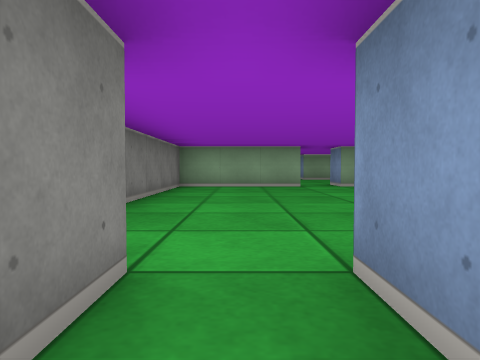
[1] (above)

17 first-person views from a walk through a cub3D maze. The camera is about half as high as the walls, tilts 2° down and sees 70° across. The floor is counted in squares. Each view is taken from the middle of a square. On the plan, view 1 faces up. The plan holds only what a view shows up to about 9 squares ahead; the rest is blank.

[2]
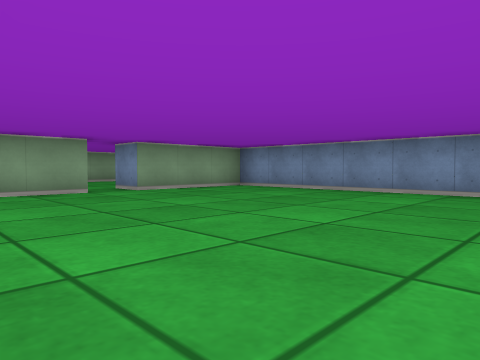

[3]
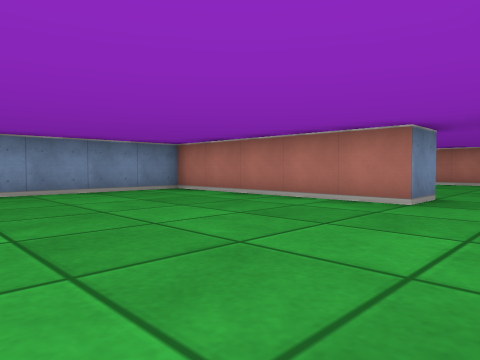

[4]
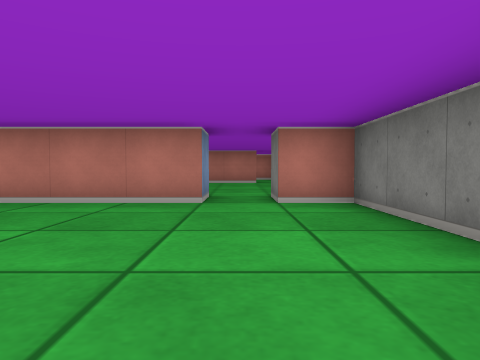

[5]
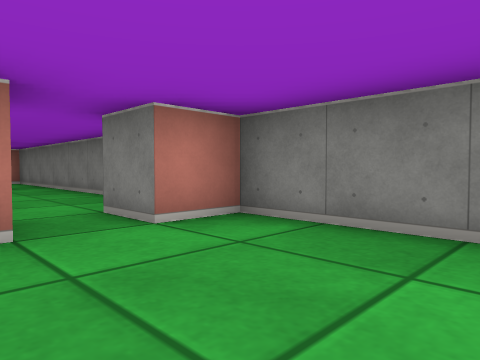

[6]
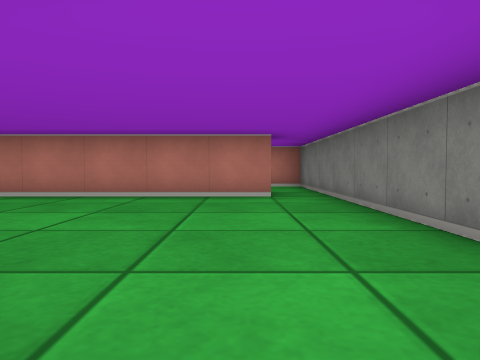

[7]
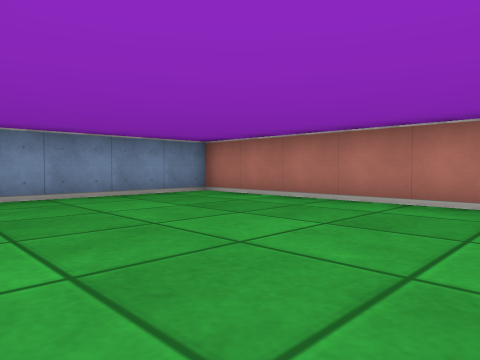

[8]
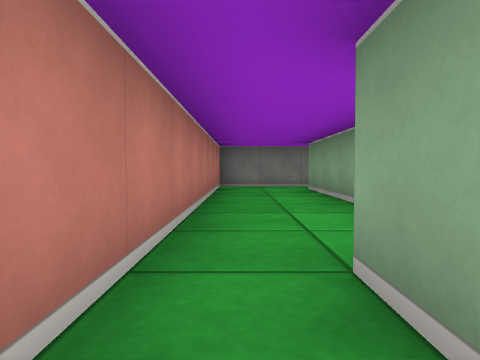

[9]
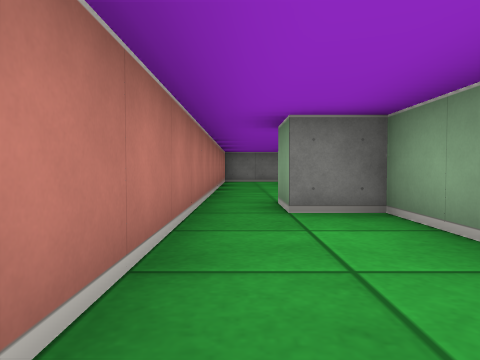

[10]
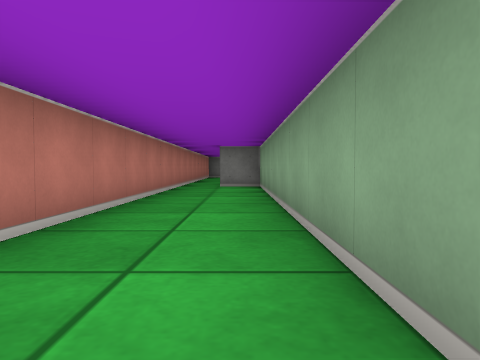

[11]
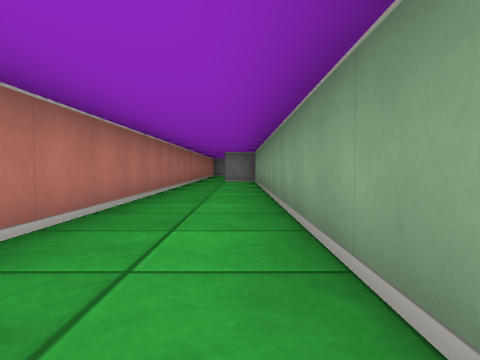

[12]
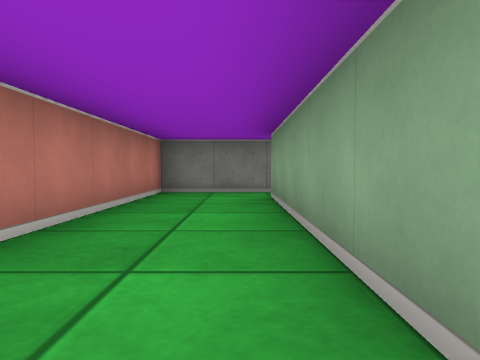

[13]
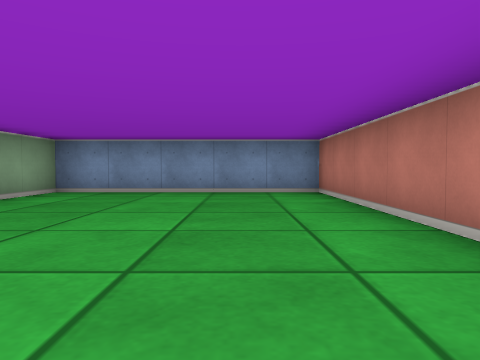

[14]
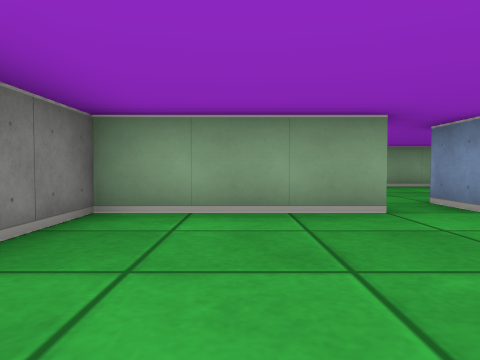

[15]
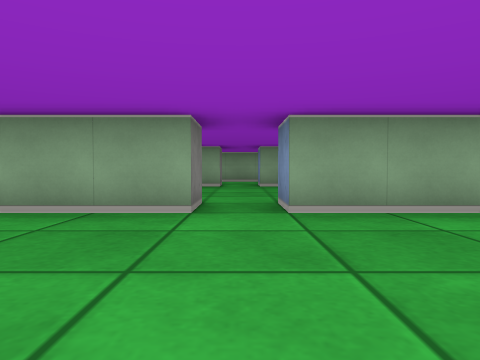

[16]
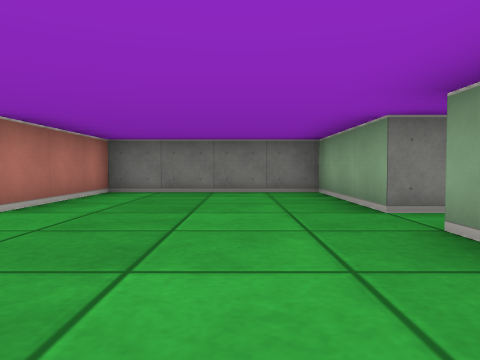

[17]
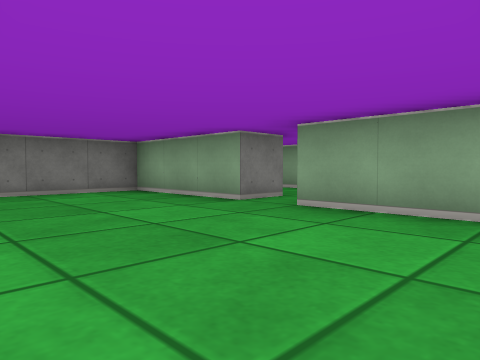

### Floor plan
Points are (right, up) in squares from view 1. A wall is a line through its corners. A room is listed if a view was taken in it or the views show most of it. See-through windows are left out.
Room 1 (views 1, 6, 7, 13)
walls: (0.5, 0.4) (0.5, 1.5); (-0.6, -4.5) (5.5, -4.5) (5.5, 0.5) (3.9, 0.5); (-1.5, -1.1) (-1.5, -4.5); (-0.5, 1.5) (-0.5, 0.5)
ways out: opening at (0, 1) to room 2; opening at (-1, -5) to room 4
Room 2 (views 2, 3, 4, 5, 14, 15)
walls: (0.5, 1.5) (5.5, 1.5) (5.5, 8.5) (2.5, 8.5) (2.5, 9.5); (1.5, 9.5) (1.5, 8.5) (-1.5, 8.5) (-1.5, 1.5) (-0.5, 1.5)
ways out: opening at (0, 1) to room 1; opening at (2, 9) to room 5
Room 3 (views 8, 9, 10, 11)
walls: (17.4, -5.5) (6.5, -5.5) (6.5, -6.5) (5.5, -6.5); (5.5, -7.5) (15.9, -7.5)
ways out: opening at (6, -7) to room 4
Room 4 (view 12)
walls: (4.4, -5.5) (-0.5, -5.5); (-1.5, -4.5) (-1.5, -7.5) (5.5, -7.5)
ways out: opening at (-1, -5) to room 1; opening at (6, -7) to room 3
Room 5 (views 16, 17)
walls: (1.5, 14.5) (1.5, 13.5) (-1.5, 13.5) (-1.5, 9.5) (1.5, 9.5); (4.8, 13.5) (2.5, 13.5) (2.5, 14)
ways out: opening at (2, 9) to room 2; opening at (2, 14)

Where each view was taken, in squares from view 1:
view 1: 0 up, 0 right, facing up
view 2: 2 up, 1 left, facing up-right
view 3: 6 up, 1 left, facing down-right
view 4: 6 up, 0 right, facing down
view 5: 4 up, 1 right, facing down-left
view 6: 1 up, 0 right, facing down
view 7: 0 up, 0 right, facing down-right
view 8: 7 down, 7 right, facing left
view 9: 7 down, 10 right, facing left
view 10: 6 down, 15 right, facing left
view 11: 6 down, 18 right, facing left
view 12: 6 down, 5 right, facing left
view 13: 3 down, 1 left, facing right
view 14: 5 up, 0 right, facing up
view 15: 5 up, 2 right, facing up
view 16: 12 up, 5 right, facing left
view 17: 10 up, 5 right, facing up-left
